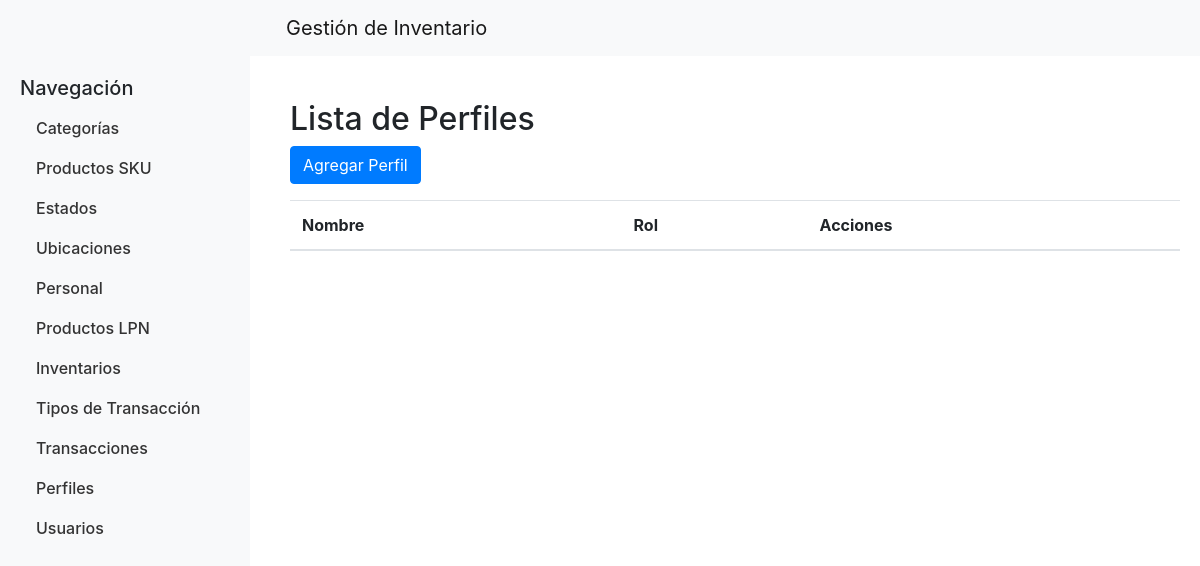
Before: /perfiles/ (signed in) with the older database file.
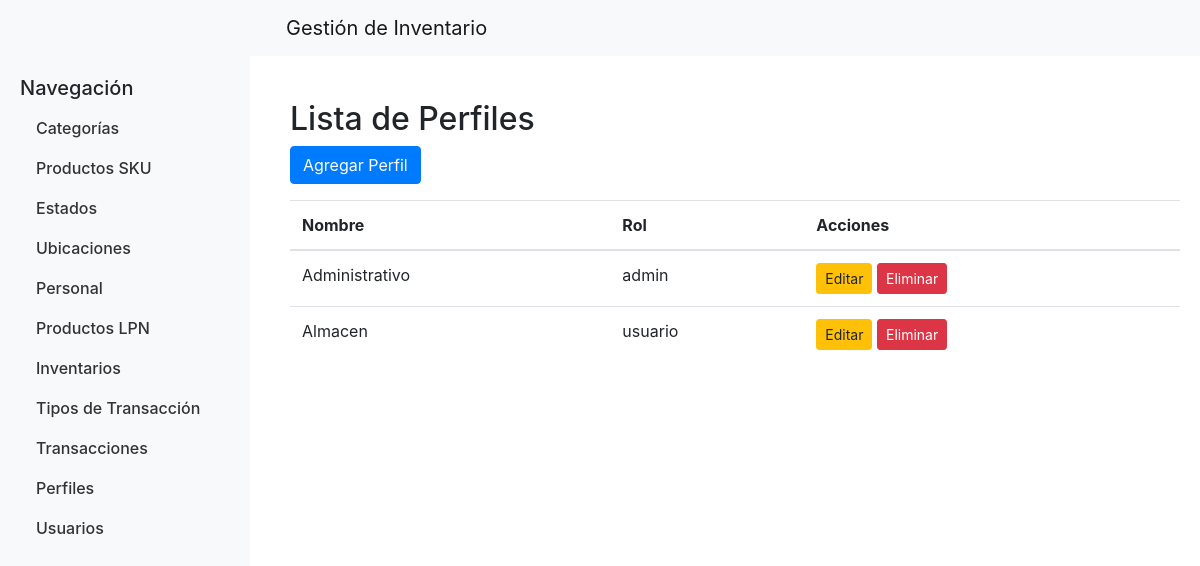
After: the same page with the newer database file.
### productos/models.py (models this page shows, shortened)
class Perfil(models.Model):
    id_perfil = models.AutoField(primary_key=True)
    nombre = models.CharField(max_length=100)
    rol = models.CharField(max_length=100)
    class Meta:
        db_table = 'perfil'

### productos/views.py (the view)
# urls.py: path('perfiles/', perfil_list, name='perfil_list'),
@login_required
def perfil_list(request):
    perfiles = Perfil.objects.all()
    return render(request, 'perfil_list.html', {'perfiles': perfiles})

### productos/templates/perfil_list.html
{% extends 'base.html' %}
{% block content %}
<h2>Lista de Perfiles</h2>
<a href="{% url 'perfil_create' %}" class="btn btn-primary mb-3">Agregar Perfil</a>
<table class="table">
    <thead>
        <tr>
            <th>Nombre</th>
            <th>Rol</th>
            <th>Acciones</th>
        </tr>
    </thead>
    <tbody>
        {% for perfil in perfiles %}
        <tr>
            <td>{{ perfil.nombre }}</td>
            <td>{{ perfil.rol }}</td>
            <td>
                <a href="{% url 'perfil_update' perfil.id_perfil %}" class="btn btn-warning btn-sm">Editar</a>
                <a href="{% url 'perfil_delete' perfil.id_perfil %}" class="btn btn-danger btn-sm">Eliminar</a>
            </td>
        </tr>
        {% endfor %}
    </tbody>
</table>
{% endblock %}

Changed rows visible on the page:
added Perfil: nombre "Administrativo", rol "admin"
added Perfil: nombre "Almacen", rol "usuario"
